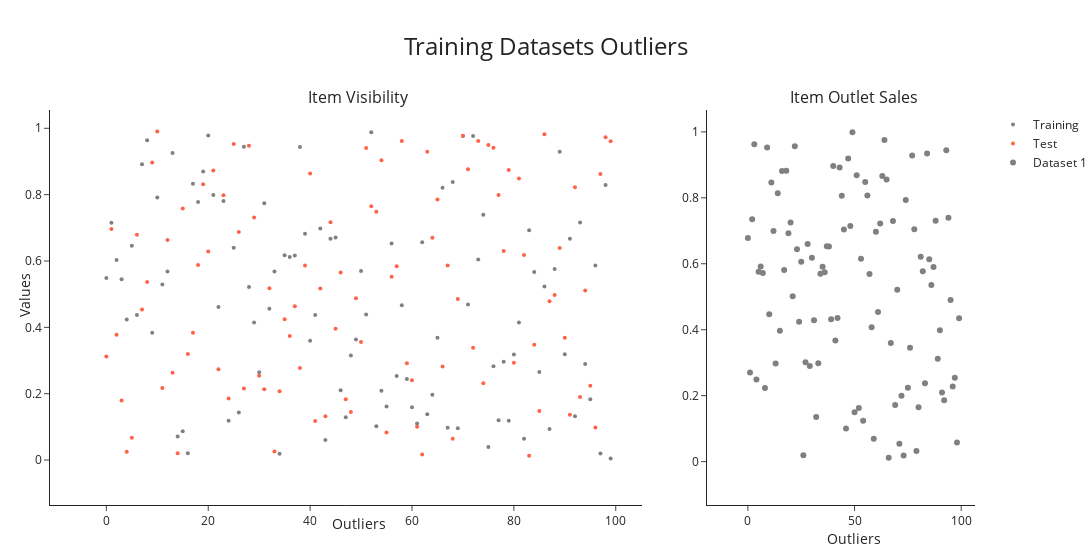

Write notebook code for a chart like this one.
### Code cell
import plotly.graph_objects as go
from plotly.subplots import make_subplots
import pandas as pd
import numpy as np

# Sample data creation
np.random.seed(0)
df = pd.DataFrame({'Item_Visibility': np.random.rand(100), 'Item_Outlet_Sales': np.random.rand(100)})
df_test = pd.DataFrame({'Item_Visibility': np.random.rand(100), 'Item_Outlet_Sales': np.random.rand(100)})

# Create subplots
fig = make_subplots(rows=1, cols=2, subplot_titles=("Item Visibility", "Item Outlet Sales"), column_widths=[0.7, 0.3])

# Add traces to the first subplot
fig.add_trace(go.Scatter(y=df['Item_Visibility'], mode='markers', name="Training", marker=dict(color='gray', size=4)), row=1, col=1)
fig.add_trace(go.Scatter(y=df_test['Item_Visibility'], mode='markers', name="Test", marker=dict(color='tomato', size=4)), row=1, col=1)

# Update layout for the first subplot
fig.update_xaxes(title_text='Outliers', showgrid=False, row=1, col=1)
fig.update_yaxes(title_text='Values', showgrid=False, row=1, col=1)

# Add traces to the second subplot
fig.add_trace(go.Scatter(y=df['Item_Outlet_Sales'], mode='markers', name="Dataset 1", marker=dict(color='gray')), row=1, col=2)

# Update layout for the second subplot
fig.update_xaxes(title_text='Outliers', showgrid=False, row=1, col=2)
fig.update_yaxes(showgrid=False, row=1, col=2)

# Update overall layout
fig.update_layout(
    title=dict(text='Training Datasets Outliers', font=dict(family="Open Sans", size=24), x=0.5),
    margin=dict(t=110, pad=25, l = 0),
    
    width=1100,
    template='simple_white'
)

# Show figure
fig.show()

### Figure 1 — Plotly figure (JSON) as saved in the notebook; plotly's stock layout.template omitted (floating-point values rounded to 4 significant figures)
{"data": [{"marker": {"color": "gray", "size": 4}, "mode": "markers", "name": "Training", "type": "scatter", "xaxis": "x", "y": [0.5488, 0.7152, 0.6028, 0.5449, 0.4237, 0.6459, 0.4376, 0.8918, 0.9637, 0.3834, 0.7917, 0.5289, 0.568, 0.9256, 0.07104, 0.08713, 0.02022, 0.8326, 0.7782, 0.87, 0.9786, 0.7992, 0.4615, 0.7805, 0.1183, 0.6399, 0.1434, 0.9447, 0.5218, 0.4147, 0.2646, 0.7742, 0.4562, 0.5684, 0.01879, 0.6176, 0.6121, 0.6169, 0.9437, 0.6818, 0.3595, 0.437, 0.6976, 0.06023, 0.6668, 0.6706, 0.2104, 0.1289, 0.3154, 0.3637, 0.5702, 0.4386, 0.9884, 0.102, 0.2089, 0.1613, 0.6531, 0.2533, 0.4663, 0.2444, 0.159, 0.1104, 0.6563, 0.1382, 0.1966, 0.3687, 0.821, 0.0971, 0.8379, 0.0961, 0.9765, 0.4687, 0.9768, 0.6048, 0.7393, 0.03919, 0.2828, 0.1202, 0.2961, 0.1187, 0.318, 0.4143, 0.06415, 0.6925, 0.5666, 0.2654, 0.5232, 0.09394, 0.5759, 0.9293, 0.3186, 0.6674, 0.1318, 0.7163, 0.2894, 0.1832, 0.5865, 0.02011, 0.8289, 0.004695], "yaxis": "y"}, {"marker": {"color": "tomato", "size": 4}, "mode": "markers", "name": "Test", "type": "scatter", "xaxis": "x", "y": [0.3118, 0.6963, 0.3778, 0.1796, 0.02468, 0.06725, 0.6794, 0.4537, 0.5366, 0.8967, 0.9903, 0.2169, 0.6631, 0.2633, 0.02065, 0.7584, 0.32, 0.3835, 0.5883, 0.831, 0.629, 0.8727, 0.2735, 0.798, 0.1856, 0.9528, 0.6875, 0.2155, 0.9474, 0.7309, 0.2539, 0.2133, 0.5182, 0.02566, 0.2075, 0.4247, 0.3742, 0.4636, 0.2776, 0.5868, 0.8639, 0.1175, 0.5174, 0.1321, 0.7169, 0.3961, 0.5654, 0.1833, 0.1448, 0.4881, 0.3556, 0.9404, 0.7653, 0.7487, 0.9037, 0.08342, 0.5522, 0.5845, 0.9619, 0.2921, 0.2408, 0.1003, 0.01643, 0.9295, 0.6699, 0.7852, 0.2817, 0.5864, 0.06396, 0.4856, 0.9775, 0.8765, 0.3382, 0.9616, 0.2317, 0.9493, 0.9414, 0.7992, 0.6304, 0.8743, 0.293, 0.8489, 0.6179, 0.01324, 0.3472, 0.1481, 0.9818, 0.4784, 0.4974, 0.6395, 0.3686, 0.1369, 0.8221, 0.1898, 0.5113, 0.2243, 0.09784, 0.8622, 0.9729, 0.9608], "yaxis": "y"}, {"marker": {"color": "gray"}, "mode": "markers", "name": "Dataset 1", "type": "scatter", "xaxis": "x2", "y": [0.6778, 0.27, 0.7352, 0.9622, 0.2488, 0.5762, 0.592, 0.5723, 0.2231, 0.9527, 0.4471, 0.8464, 0.6995, 0.2974, 0.8138, 0.3965, 0.8811, 0.5813, 0.8817, 0.6925, 0.7253, 0.5013, 0.9561, 0.644, 0.4239, 0.6064, 0.01919, 0.3016, 0.6602, 0.2901, 0.618, 0.4288, 0.1355, 0.2983, 0.57, 0.5909, 0.5743, 0.6532, 0.6521, 0.4314, 0.8965, 0.3676, 0.4359, 0.8919, 0.8062, 0.7039, 0.1002, 0.9195, 0.7142, 0.9988, 0.1494, 0.8681, 0.1625, 0.6156, 0.1238, 0.848, 0.8073, 0.5691, 0.4072, 0.06917, 0.6974, 0.4535, 0.7221, 0.8664, 0.9755, 0.8558, 0.01171, 0.36, 0.73, 0.1716, 0.521, 0.05434, 0.2, 0.01852, 0.7937, 0.2239, 0.3454, 0.9281, 0.7044, 0.03184, 0.1647, 0.6215, 0.5772, 0.2379, 0.9342, 0.614, 0.5356, 0.5899, 0.7301, 0.3119, 0.3982, 0.2098, 0.1862, 0.9444, 0.7396, 0.4905, 0.2274, 0.2544, 0.05803, 0.4344], "yaxis": "y2"}], "layout": {"annotations": [{"font": {"size": 16}, "showarrow": false, "text": "Item Visibility", "x": 0.315, "xanchor": "center", "xref": "paper", "y": 1, "yanchor": "bottom", "yref": "paper"}, {"font": {"size": 16}, "showarrow": false, "text": "Item Outlet Sales", "x": 0.865, "xanchor": "center", "xref": "paper", "y": 1, "yanchor": "bottom", "yref": "paper"}], "margin": {"l": 0, "pad": 25, "t": 110}, "title": {"font": {"family": "Open Sans", "size": 24}, "text": "Training Datasets Outliers", "x": 0.5}, "width": 1100, "xaxis": {"anchor": "y", "domain": [0, 0.63], "showgrid": false, "title": {"text": "Outliers"}}, "xaxis2": {"anchor": "y2", "domain": [0.73, 1], "showgrid": false, "title": {"text": "Outliers"}}, "yaxis": {"anchor": "x", "domain": [0, 1], "showgrid": false, "title": {"text": "Values"}}, "yaxis2": {"anchor": "x2", "domain": [0, 1], "showgrid": false}}}
